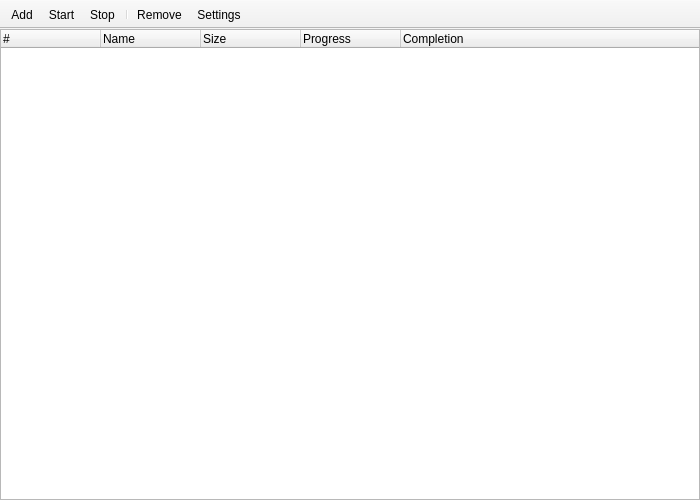
<?xml version="1.0" encoding="UTF-8"?>
<ui version="4.0">
 <class>TorrentWindow</class>
 <widget class="QMainWindow" name="TorrentWindow">
  <property name="geometry">
   <rect>
    <x>0</x>
    <y>0</y>
    <width>700</width>
    <height>500</height>
   </rect>
  </property>
  <property name="windowTitle">
   <string>TorrentWindow</string>
  </property>
  <property name="styleSheet">
   <string notr="true"/>
  </property>
  <widget class="QWidget" name="centralWidget">
   <layout class="QVBoxLayout" name="verticalLayout_2">
    <property name="spacing">
     <number>0</number>
    </property>
    <property name="leftMargin">
     <number>0</number>
    </property>
    <property name="topMargin">
     <number>0</number>
    </property>
    <property name="rightMargin">
     <number>0</number>
    </property>
    <property name="bottomMargin">
     <number>0</number>
    </property>
    <item>
     <layout class="QVBoxLayout" name="verticalLayout">
      <property name="spacing">
       <number>0</number>
      </property>
      <item>
       <widget class="QTreeWidget" name="torrentListTreeWidget">
        <property name="styleSheet">
         <string notr="true"/>
        </property>
        <column>
         <property name="text">
          <string notr="true">#</string>
         </property>
        </column>
        <column>
         <property name="text">
          <string>Name</string>
         </property>
        </column>
        <column>
         <property name="text">
          <string>Size</string>
         </property>
        </column>
        <column>
         <property name="text">
          <string>Progress</string>
         </property>
        </column>
        <column>
         <property name="text">
          <string>Completion</string>
         </property>
        </column>
       </widget>
      </item>
     </layout>
    </item>
   </layout>
  </widget>
  <widget class="QToolBar" name="torrentToolBar">
   <property name="movable">
    <bool>false</bool>
   </property>
   <attribute name="toolBarArea">
    <enum>TopToolBarArea</enum>
   </attribute>
   <attribute name="toolBarBreak">
    <bool>false</bool>
   </attribute>
   <addaction name="actionAdd"/>
   <addaction name="actionStartTorrent"/>
   <addaction name="actionStopTorrent"/>
   <addaction name="separator"/>
   <addaction name="actionRemoveTorrent"/>
   <addaction name="actionSettings"/>
  </widget>
  <widget class="QMenuBar" name="menuBar">
   <property name="geometry">
    <rect>
     <x>0</x>
     <y>0</y>
     <width>700</width>
     <height>21</height>
    </rect>
   </property>
  </widget>
  <action name="actionStartTorrent">
   <property name="icon">
    <iconset resource="icons.qrc">
     <normaloff>:/icons/icons/start.png</normaloff>:/icons/icons/start.png</iconset>
   </property>
   <property name="text">
    <string>Start</string>
   </property>
   <property name="toolTip">
    <string>Start Torrent</string>
   </property>
  </action>
  <action name="actionStopTorrent">
   <property name="icon">
    <iconset resource="icons.qrc">
     <normaloff>:/icons/icons/stop.png</normaloff>:/icons/icons/stop.png</iconset>
   </property>
   <property name="text">
    <string>Stop</string>
   </property>
   <property name="toolTip">
    <string>Stop Torrent</string>
   </property>
  </action>
  <action name="actionRemoveTorrent">
   <property name="icon">
    <iconset resource="icons.qrc">
     <normaloff>:/icons/icons/trash.png</normaloff>:/icons/icons/trash.png</iconset>
   </property>
   <property name="text">
    <string>Remove</string>
   </property>
   <property name="toolTip">
    <string>Remove Torrent</string>
   </property>
  </action>
  <action name="actionSettings">
   <property name="icon">
    <iconset resource="icons.qrc">
     <normaloff>:/icons/icons/settings.png</normaloff>:/icons/icons/settings.png</iconset>
   </property>
   <property name="text">
    <string>Settings</string>
   </property>
   <property name="toolTip">
    <string>Settings</string>
   </property>
  </action>
  <action name="actionAdd">
   <property name="icon">
    <iconset resource="icons.qrc">
     <normaloff>:/icons/icons/add.png</normaloff>:/icons/icons/add.png</iconset>
   </property>
   <property name="text">
    <string>Add</string>
   </property>
   <property name="toolTip">
    <string>Add New Torrent</string>
   </property>
  </action>
 </widget>
 <layoutdefault spacing="6" margin="11"/>
 <resources>
  <include location="icons.qrc"/>
 </resources>
 <connections/>
</ui>
